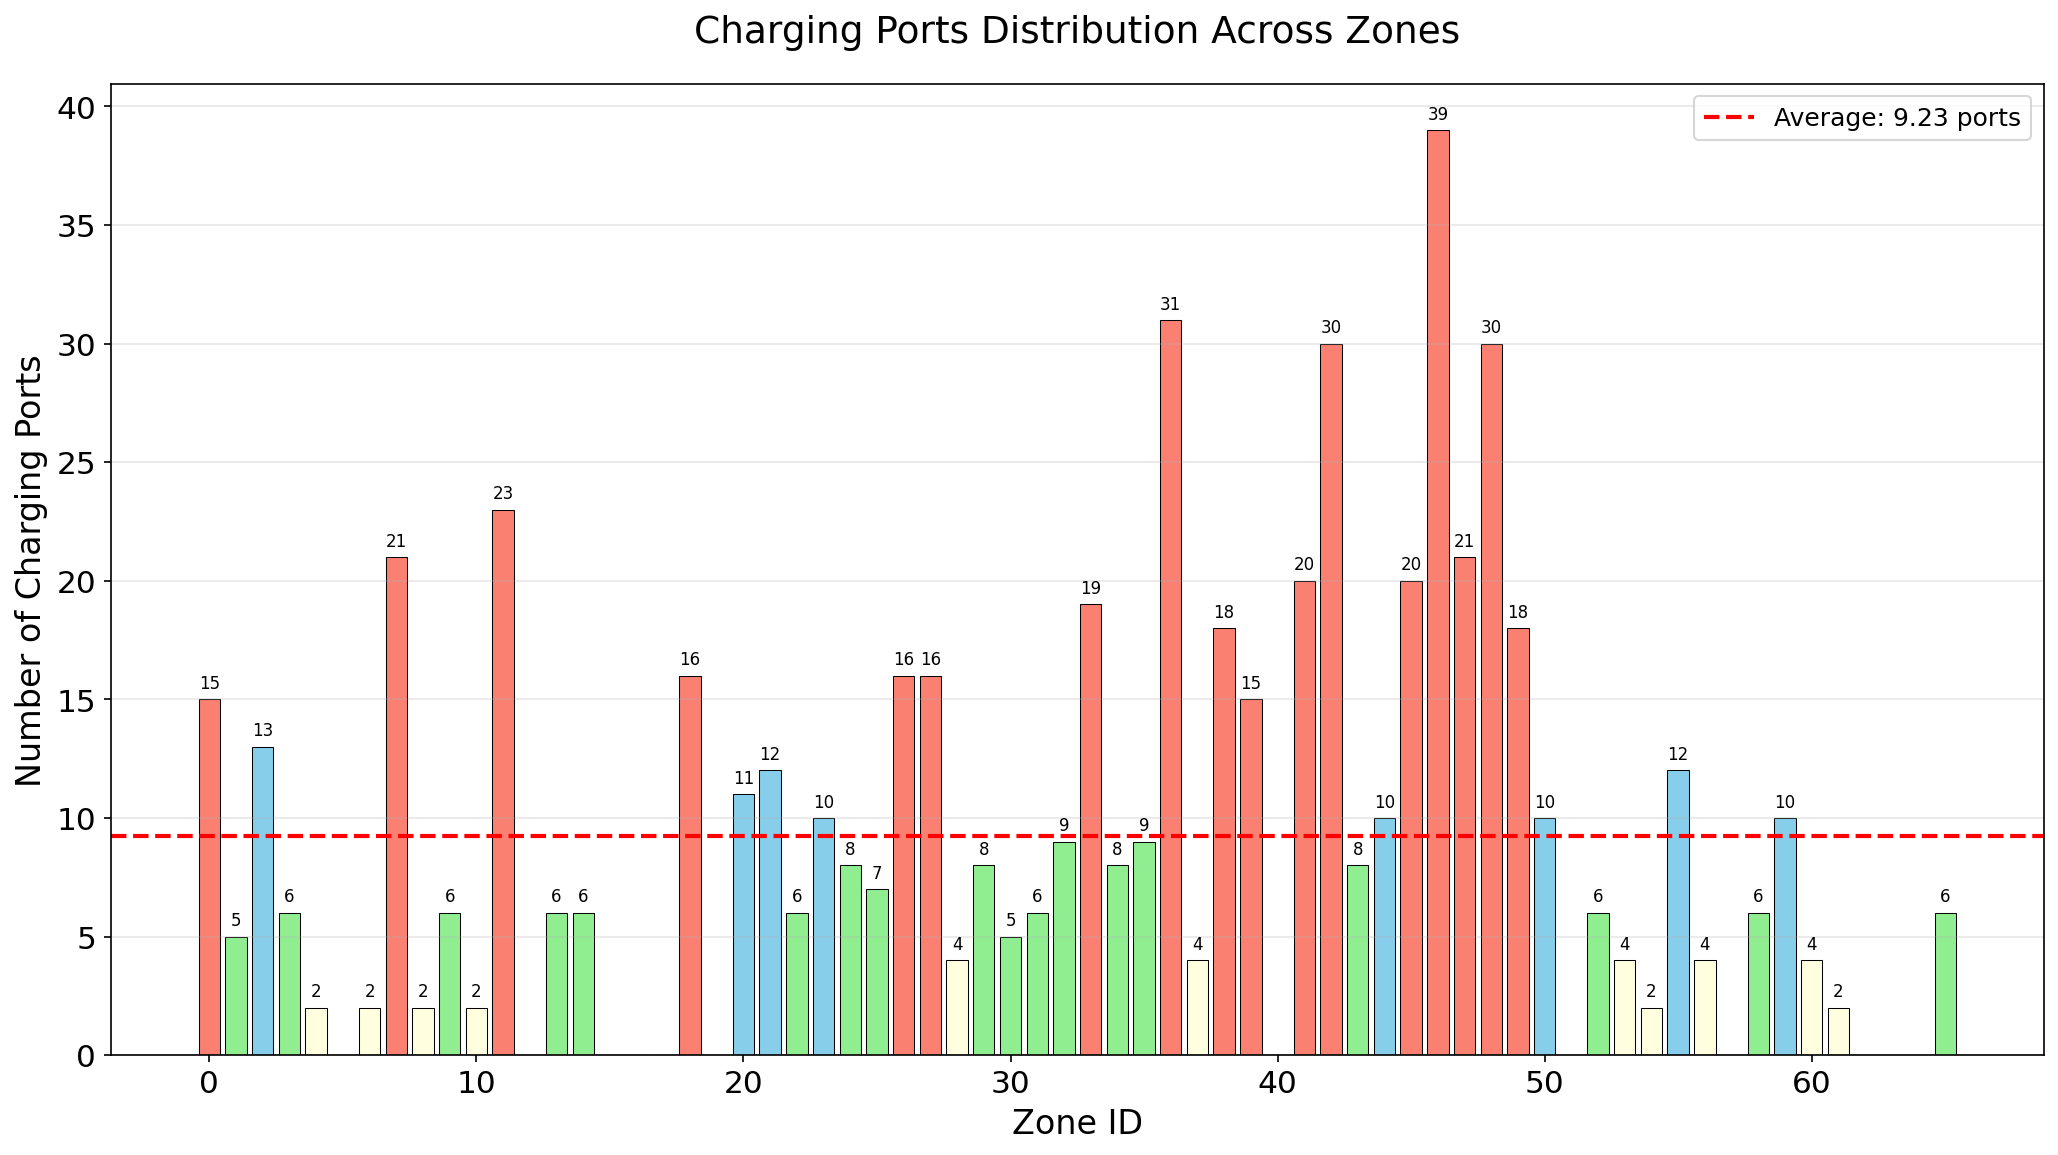

Generate this figure with Python:
import json
import matplotlib.pyplot as plt
import numpy as np
import os

plt.rcParams.update({
    "font.size": 16,
    "axes.titlesize": 18,
    "axes.labelsize": 16,
    "xtick.labelsize": 15,
    "ytick.labelsize": 15,
    "legend.fontsize": 15,
    "figure.titlesize": 18,
})
# Load test case
base_dir = os.path.dirname(os.path.abspath(__file__))
testcase_path = os.path.normpath(os.path.join(base_dir, "..", "Testcases", "manhattan_jan2.json"))
with open(testcase_path, 'r') as f:
    testcase = json.load(f)

# Extract parameters
N = testcase["N"]  # Number of zones
num_ports = testcase["num_ports"]

# Convert to lists for plotting
zones = []
ports = []

for zone_str, port_count in num_ports.items():
    zone = int(zone_str)
    zones.append(zone)
    ports.append(port_count)

# Sort by zone
sorted_data = sorted(zip(zones, ports))
zones = [z for z, p in sorted_data]
ports = [p for z, p in sorted_data]

# Calculate statistics
total_ports = sum(ports)
avg_ports = total_ports / N
max_ports = max(ports)
min_ports = min(ports)
zones_with_no_ports = sum(1 for p in ports if p == 0)
zones_with_ports = N - zones_with_no_ports

print(f"\n{'='*70}")
print(f"Charging Ports Analysis for {testcase_path}")
print(f"{'='*70}")
print(f"Number of zones: {N}")
print(f"Total charging ports: {total_ports}")
print(f"Average ports per zone: {avg_ports:.2f}")
print(f"Maximum ports in a zone: {max_ports} (Zone {zones[ports.index(max_ports)]})")
print(f"Minimum ports in a zone: {min_ports}")
print(f"Zones with charging ports: {zones_with_ports}")
print(f"Zones without charging ports: {zones_with_no_ports}")
print(f"{'='*70}\n")

# Create bar plot
plt.figure(figsize=(14, 8))

# Color zones based on number of ports
colors = []
for p in ports:
    if p == 0:
        colors.append('lightgray')
    elif p < 5:
        colors.append('lightyellow')
    elif p < 10:
        colors.append('lightgreen')
    elif p < 15:
        colors.append('skyblue')
    else:
        colors.append('salmon')

bars = plt.bar(zones, ports, color=colors, edgecolor='black', linewidth=0.5)

# Add horizontal line for average
plt.axhline(y=avg_ports, color='red', linestyle='--', linewidth=2, label=f'Average: {avg_ports:.2f} ports')

plt.xlabel('Zone ID')
plt.ylabel('Number of Charging Ports')
plt.title(f'Charging Ports Distribution Across Zones', 
          pad=20)
plt.grid(True, alpha=0.3, axis='y')
plt.legend(fontsize=12)

# Add value labels on top of bars (only for non-zero values to avoid clutter)
for i, (zone, port) in enumerate(zip(zones, ports)):
    if port > 0:
        plt.text(zone, port + 0.3, str(port), ha='center', va='bottom', fontsize=8)

plt.tight_layout()

# Save plot
output_path = "num_ports_analysis.png"
plt.savefig(output_path, dpi=150, bbox_inches="tight")
print(f"Plot saved to: {output_path}\n")

plt.show()

# Print detailed zone breakdown
print("\nDetailed Charging Ports by Zone:")
print(f"{'Zone':<8} {'Ports':<10}")
print("-" * 20)
for zone, port in zip(zones, ports):
    print(f"{zone:<8} {port:<10}")
print("-" * 20)
print(f"{'TOTAL':<8} {total_ports:<10}")
print(f"{'AVG':<8} {avg_ports:<10.2f}")

# Distribution summary
print(f"\n{'='*70}")
print("Distribution Summary:")
print(f"{'='*70}")
print(f"Zones with 0 ports: {zones_with_no_ports} zones")
print(f"Zones with 1-4 ports: {sum(1 for p in ports if 1 <= p < 5)} zones")
print(f"Zones with 5-9 ports: {sum(1 for p in ports if 5 <= p < 10)} zones")
print(f"Zones with 10-14 ports: {sum(1 for p in ports if 10 <= p < 15)} zones")
print(f"Zones with 15+ ports: {sum(1 for p in ports if p >= 15)} zones")
print(f"{'='*70}")
